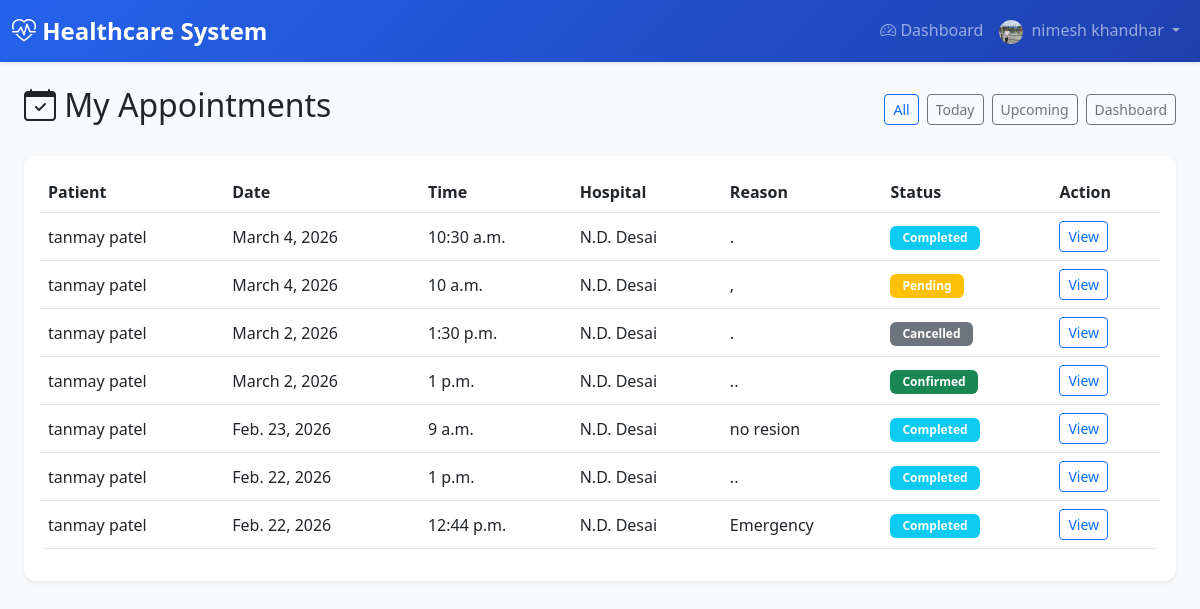
Screenshot of /doctors/dashboard/appointments/ (signed in) with the database file from the repository.
### accounts/models.py (models this page shows, shortened)
class User(AbstractUser):
    email = models.EmailField(unique=True)
    ROLE_CHOICES = [
        ('ADMIN', 'Admin'),
        ('DOCTOR', 'Doctor'),
        ('PATIENT', 'Patient'),
        ('HOSPITAL', 'Hospital'),
        ('HOSPITAL_ADMIN', 'Hospital Admin'),
    ]
    role = models.CharField(max_length=20, choices=ROLE_CHOICES, default='PATIENT')
    is_approved = models.BooleanField(default=False)  # For Doctor and Hospital approval
    phone_number = models.CharField(max_length=15, blank=True)
    address = models.TextField(blank=True)
    profile_picture = models.ImageField(upload_to='user_profiles/', blank=True, null=True)
    created_at = models.DateTimeField(auto_now_add=True)
    updated_at = models.DateTimeField(auto_now=True)
    class Meta:
        db_table = 'users'
        verbose_name = 'User'
        verbose_name_plural = 'Users'

### appointments/models.py (models this page shows, shortened)
class Appointment(models.Model):
    STATUS_CHOICES = [
        ('PENDING', 'Pending'),
        ('CONFIRMED', 'Confirmed'),
        ('CANCELLED', 'Cancelled'),
        ('COMPLETED', 'Completed'),
        ('RESCHEDULED', 'Rescheduled'),
    ]
    patient = models.ForeignKey(
        settings.AUTH_USER_MODEL,
        on_delete=models.CASCADE,
        related_name='patient_appointments',
        limit_choices_to={'role': 'PATIENT'}
    )
    doctor = models.ForeignKey(
        settings.AUTH_USER_MODEL,
        on_delete=models.CASCADE,
        related_name='doctor_appointments',
        limit_choices_to={'role': 'DOCTOR'}
    )
    hospital = models.ForeignKey(
        'hospitals.Hospital',
        on_delete=models.CASCADE,
        related_name='appointments',
        null=True,
        blank=True
    )
    appointment_date = models.DateField()
    appointment_time = models.TimeField()
    status = models.CharField(max_length=20, choices=STATUS_CHOICES, default='PENDING')
    is_emergency = models.BooleanField(default=False)
    reason = models.TextField(help_text="Reason for appointment")
    notes = models.TextField(blank=True, help_text="Additional notes")
    prescription = models.TextField(blank=True, help_text="Prescription details")
    created_at = models.DateTimeField(auto_now_add=True)
    updated_at = models.DateTimeField(auto_now=True)
    class Meta:
        db_table = 'appointments'
        verbose_name = 'Appointment'
        verbose_name_plural = 'Appointments'
        ordering = ['-appointment_date', '-appointment_time']

### hospitals/models.py (models this page shows, shortened)
class Hospital(models.Model):
    user = models.OneToOneField(
        settings.AUTH_USER_MODEL,
        on_delete=models.CASCADE,
        related_name='hospital_profile'
    )
    name = models.CharField(max_length=200)
    registration_number = models.CharField(max_length=50, unique=True)
    address = models.TextField(blank=True)
    city = models.CharField(max_length=100, blank=True)
    state = models.CharField(max_length=100, blank=True)
    zip_code = models.CharField(max_length=10, blank=True)
    phone = models.CharField(max_length=15, blank=True)
    email = models.EmailField(blank=True)
    website = models.URLField(blank=True)
    description = models.TextField(blank=True)
    facilities = models.TextField(blank=True, help_text="Departments - comma separated")
    total_beds = models.PositiveIntegerField(default=0)
    available_beds = models.PositiveIntegerField(default=0)  # Kept for migration; use available_beds_count for dynamic
    logo = models.ImageField(upload_to='hospital_logos/', blank=True, null=True)
    verification_document = models.FileField(upload_to='hospital_verifications/', blank=True, null=True, help_text="Upload registration certificate or license for verification")
    created_at = models.DateTimeField(auto_now_add=True)
    updated_at = models.DateTimeField(auto_now=True)
    class Meta:
        db_table = 'hospitals'
        verbose_name = 'Hospital'
        verbose_name_plural = 'Hospitals'
        ordering = ['name']
    @property
    def available_beds_count(self):
        """Dynamically calculated: total_beds - occupied (do not edit; set total_beds only)"""
        return max(0, self.total_beds - self.occupied_beds_count)
    def get_available_beds_display(self):
        """For admin list_display (avoids property in admin)"""
        return self.available_beds_count
    get_available_beds_display.short_description = 'Available beds'

### doctors/views.py (the view)
# urls.py: path('dashboard/appointments/', views.DoctorAppointmentListView.as_view(), name='doctor_appointment_list'),
class DoctorAppointmentListView(DoctorRequiredMixin, ListView):
    template_name = 'doctors/doctor_appointment_list.html'
    context_object_name = 'appointments'
    paginate_by = 15
    def get_queryset(self):
        today = timezone.now().date()
        qs = Appointment.objects.filter(doctor=self.request.user).select_related('patient', 'hospital').order_by('-appointment_date', '-appointment_time')
        f = self.request.GET.get('filter', '')
        if f == 'today':
            qs = qs.filter(appointment_date=today)
        elif f == 'upcoming':
            qs = qs.filter(appointment_date__gte=today, status__in=['PENDING', 'CONFIRMED'])
        return qs
    def get_context_data(self, **kwargs):
        context = super().get_context_data(**kwargs)
        context['filter'] = self.request.GET.get('filter', '')
        return context

### accounts/context_processors.py (called while the page is built)
def profile_picture_url(request):
    url = None
    if request.user.is_authenticated and getattr(request.user, 'profile_picture', None):
        try:
            if request.user.profile_picture:
                url = request.user.profile_picture.url
        except (ValueError, AttributeError):
            pass
    return {'profile_picture_url': url}

### accounts/mixins.py (called while the page is built)
    def dispatch(self, request, *args, **kwargs):
        if not request.user.is_authenticated:
            return self.handle_no_permission()
        if not request.user.is_active:
            from django.contrib.auth import logout
            logout(request)
            messages.error(request, 'Your account has been blocked. Please contact the administrator.')
            return redirect('accounts:login')
        if request.user.role not in self.allowed_roles:
            messages.error(request, "You don't have permission to access this page.")
            return redirect('accounts:dashboard_redirect')
        return super().dispatch(request, *args, **kwargs)

    def dispatch(self, request, *args, **kwargs):
        result = super().dispatch(request, *args, **kwargs)
        if request.user.is_authenticated and getattr(request.user, 'role', None) != 'DOCTOR':
            messages.error(request, "You don't have permission to access this page.")
            return redirect('accounts:dashboard_redirect')
        if request.user.is_authenticated and not getattr(request.user, 'is_approved', True):
            messages.warning(request, "Your account is pending approval. Please wait for admin approval.")
            return redirect('accounts:dashboard_redirect')
        return result

### templates/doctors/doctor_appointment_list.html (shortened to what this page needs)
{% extends 'base.html' %}
{% block content %}
<div class="container-fluid">
    <div class="d-flex justify-content-between align-items-center mb-4 flex-wrap gap-2">
        <h2><i class="bi bi-calendar-check"></i> My Appointments</h2>
        <div class="d-flex gap-2">
            <a href="{% url 'doctors:doctor_appointment_list' %}" class="btn btn-outline-{% if not filter %}primary{% else %}secondary{% endif %} btn-sm">All</a>
            <a href="{% url 'doctors:doctor_appointment_list' %}?filter=today" class="btn btn-outline-{% if filter == 'today' %}primary{% else %}secondary{% endif %} btn-sm">Today</a>
            <a href="{% url 'doctors:doctor_appointment_list' %}?filter=upcoming" class="btn btn-outline-{% if filter == 'upcoming' %}primary{% else %}secondary{% endif %} btn-sm">Upcoming</a>
            <a href="{% url 'accounts:doctor_dashboard' %}" class="btn btn-outline-secondary btn-sm">Dashboard</a>
        </div>
    </div>
    <div class="card shadow-sm">
        <div class="card-body">
            {% if appointments %}
            <div class="table-responsive">
                <table class="table table-hover align-middle">
                    <thead>
                        <tr>
                            <th>Patient</th>
                            <th>Date</th>
                            <th>Time</th>
                            <th>Hospital</th>
                            <th>Reason</th>
                            <th>Status</th>
                            <th>Action</th>
                        </tr>
                    </thead>
                    <tbody>
                        {% for apt in appointments %}
                        <tr>
                            <td>{{ apt.patient.get_full_name|default:apt.patient.username }}</td>
                            <td>{{ apt.appointment_date }}</td>
                            <td>{{ apt.appointment_time }}</td>
                            <td>{{ apt.hospital.name|default:"—" }}</td>
                            <td>{{ apt.reason|truncatewords:10 }}</td>
                            <td>
                                <span class="badge bg-{% if apt.status == 'CONFIRMED' %}success{% elif apt.status == 'PENDING' %}warning{% elif apt.status == 'COMPLETED' %}info{% else %}secondary{% endif %}">
                                    {{ apt.get_status_display }}
                                </span>
                            </td>
                            <td><a href="{% url 'doctors:doctor_appointment_detail' apt.pk %}" class="btn btn-sm btn-outline-primary">View</a></td>
                        </tr>
                        {% endfor %}
                    </tbody>
                </table>
            </div>
            {% else %}
            <p class="text-muted mb-0">No appointments found.</p>
            {% endif %}
        </div>
    </div>
</div>
{% endblock %}

### templates/base.html (shortened to what this page needs)
<!DOCTYPE html>
<html lang="en">
<head>
    <link href="https://cdn.jsdelivr.net/npm/bootstrap@5.3.0/dist/css/bootstrap.min.css" rel="stylesheet">
    <link rel="stylesheet" href="https://cdn.jsdelivr.net/npm/bootstrap-icons@1.11.0/font/bootstrap-icons.css">
</head>
<body>
    {% if user.is_authenticated %}
    <nav class="navbar navbar-expand-lg navbar-dark">
        <div class="container-fluid">
            <a class="navbar-brand" href="{% url 'accounts:dashboard_redirect' %}">
                <i class="bi bi-heart-pulse"></i> Healthcare System
            </a>
            <div class="collapse navbar-collapse" id="navbarNav">
                <ul class="navbar-nav ms-auto">
                    <li class="nav-item">
                        <a class="nav-link" href="{% url 'accounts:dashboard_redirect' %}">
                            <i class="bi bi-speedometer2"></i> Dashboard
                        </a>
                    </li>
                    <li class="nav-item dropdown">
                        <a class="nav-link dropdown-toggle" href="#" id="navbarDropdown" role="button" data-bs-toggle="dropdown">
                            {% if profile_picture_url %}
                            <img src="{{ profile_picture_url }}" alt="Profile" class="rounded-circle me-1" style="width: 24px; height: 24px; object-fit: cover;">
                            {% else %}
                            <i class="bi bi-person-circle"></i>
                            {% endif %}
                            {{ user.get_full_name|default:user.username }}
                        </a>
                    </li>
                </ul>
            </div>
        </div>
    </nav>
    {% endif %}
    <div class="container-fluid mt-4">
        {% block content %}{% endblock %}
    </div>
</body>
</html>

### templates/base.html (style rules this page uses)
:root { --primary-color: #2563eb; --secondary-color: #64748b; --success-color: #10b981; --danger-color: #ef4444; --warning-color: #f59e0b; --info-color: #3b82f6; }
body { font-family: 'Segoe UI', Tahoma, Geneva, Verdana, sans-serif; background-color: #f8fafc; }
.navbar { background: linear-gradient(135deg, var(--primary-color) 0%, #1e40af 100%); box-shadow: 0 2px 4px rgba(0,0,0,0.1); }
.navbar-brand { font-weight: 700; font-size: 1.5rem; }
.card { border: none; border-radius: 12px; box-shadow: 0 2px 8px rgba(0,0,0,0.1); transition: transform 0.2s, box-shadow 0.2s; }
.table { border-radius: 8px; overflow: hidden; }
.badge { padding: 6px 12px; border-radius: 6px; }

### rows the page displays
User: get_full_name "nimesh khandhar"
Appointment: patient.get_full_name "tanmay patel", appointment_date "March 4, 2026", appointment_time "10:30 a.m.", hospital.name "N.D. Desai", reason ".", status "Completed"
Appointment: patient.get_full_name "tanmay patel", appointment_date "March 4, 2026", appointment_time "10 a.m.", hospital.name "N.D. Desai", reason ",", status "Pending"
Appointment: patient.get_full_name "tanmay patel", appointment_date "March 2, 2026", appointment_time "1:30 p.m.", hospital.name "N.D. Desai", reason ".", status "Cancelled"
Appointment: patient.get_full_name "tanmay patel", appointment_date "March 2, 2026", appointment_time "1 p.m.", hospital.name "N.D. Desai", reason "..", status "Confirmed"
Appointment: patient.get_full_name "tanmay patel", appointment_date "Feb. 23, 2026", appointment_time "9 a.m.", hospital.name "N.D. Desai", reason "no resion", status "Completed"
Appointment: patient.get_full_name "tanmay patel", appointment_date "Feb. 22, 2026", appointment_time "1 p.m.", hospital.name "N.D. Desai", reason "..", status "Completed"
Appointment: patient.get_full_name "tanmay patel", appointment_date "Feb. 22, 2026", appointment_time "12:44 p.m.", hospital.name "N.D. Desai", reason "Emergency", status "Completed"
